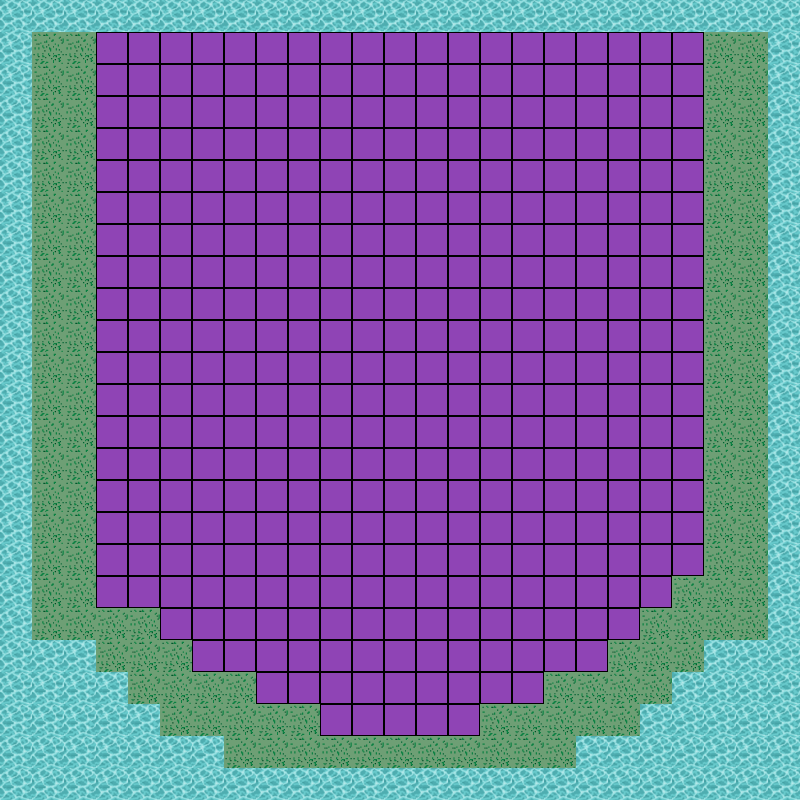

Rendered tile map (Tiled .tmx) drawn with the repository's tilesets; below, a short description and the full map source, tile grids included:
An orthogonal 25x25 tile map with 32x32 px tiles, 1 tile layer (Tile Layer 1), 3 tilesets.

<map version="1.9" tiledversion="1.9.1" orientation="orthogonal" renderorder="right-down" width="25" height="25" tilewidth="32" tileheight="32" infinite="0" nextlayerid="5" nextobjectid="1">
 <tileset firstgid="1" source="water_tile.tsx" />
 <tileset firstgid="2" source="grass.tsx" />
 <tileset firstgid="3" source="purple_cobble.tsx" />
 <layer id="1" name="Tile Layer 1" width="25" height="25">
  <data encoding="csv">
1,1,1,1,1,1,1,1,1,1,1,1,1,1,1,1,1,1,1,1,1,1,1,1,1,
1,2,2,3,3,3,3,3,3,3,3,3,3,3,3,3,3,3,3,3,3,3,2,2,1,
1,2,2,3,3,3,3,3,3,3,3,3,3,3,3,3,3,3,3,3,3,3,2,2,1,
1,2,2,3,3,3,3,3,3,3,3,3,3,3,3,3,3,3,3,3,3,3,2,2,1,
1,2,2,3,3,3,3,3,3,3,3,3,3,3,3,3,3,3,3,3,3,3,2,2,1,
1,2,2,3,3,3,3,3,3,3,3,3,3,3,3,3,3,3,3,3,3,3,2,2,1,
1,2,2,3,3,3,3,3,3,3,3,3,3,3,3,3,3,3,3,3,3,3,2,2,1,
1,2,2,3,3,3,3,3,3,3,3,3,3,3,3,3,3,3,3,3,3,3,2,2,1,
1,2,2,3,3,3,3,3,3,3,3,3,3,3,3,3,3,3,3,3,3,3,2,2,1,
1,2,2,3,3,3,3,3,3,3,3,3,3,3,3,3,3,3,3,3,3,3,2,2,1,
1,2,2,3,3,3,3,3,3,3,3,3,3,3,3,3,3,3,3,3,3,3,2,2,1,
1,2,2,3,3,3,3,3,3,3,3,3,3,3,3,3,3,3,3,3,3,3,2,2,1,
1,2,2,3,3,3,3,3,3,3,3,3,3,3,3,3,3,3,3,3,3,3,2,2,1,
1,2,2,3,3,3,3,3,3,3,3,3,3,3,3,3,3,3,3,3,3,3,2,2,1,
1,2,2,3,3,3,3,3,3,3,3,3,3,3,3,3,3,3,3,3,3,3,2,2,1,
1,2,2,3,3,3,3,3,3,3,3,3,3,3,3,3,3,3,3,3,3,3,2,2,1,
1,2,2,3,3,3,3,3,3,3,3,3,3,3,3,3,3,3,3,3,3,3,2,2,1,
1,2,2,3,3,3,3,3,3,3,3,3,3,3,3,3,3,3,3,3,3,3,2,2,1,
1,2,2,3,3,3,3,3,3,3,3,3,3,3,3,3,3,3,3,3,3,2,2,2,1,
1,2,2,2,2,3,3,3,3,3,3,3,3,3,3,3,3,3,3,3,2,2,2,2,1,
1,1,1,2,2,2,3,3,3,3,3,3,3,3,3,3,3,3,3,2,2,2,1,1,1,
1,1,1,1,2,2,2,2,3,3,3,3,3,3,3,3,3,2,2,2,2,1,1,1,1,
1,1,1,1,1,2,2,2,2,2,3,3,3,3,3,2,2,2,2,2,1,1,1,1,1,
1,1,1,1,1,1,1,2,2,2,2,2,2,2,2,2,2,2,1,1,1,1,1,1,1,
1,1,1,1,1,1,1,1,1,1,1,1,1,1,1,1,1,1,1,1,1,1,1,1,1
</data>
 </layer>
</map>
